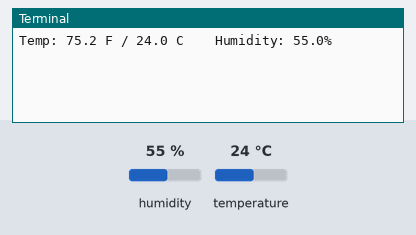
Bench run of a program on a simulated Raspberry Pi (BCM pin numbers). Shown: the last lines printed to the terminal. The test bench sets the inputs (shaded band); at power-on: humidity 55 %, temperature 24 °C.

Above: at 1.2 s.
1.3 s: humidity set to 22 %
At 3.2 s:
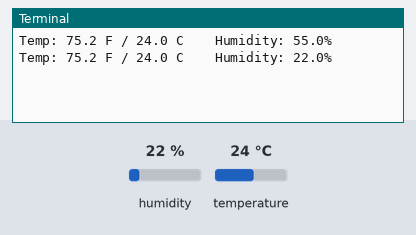
4.3 s: temperature set to 12 °C
At 5.6 s:
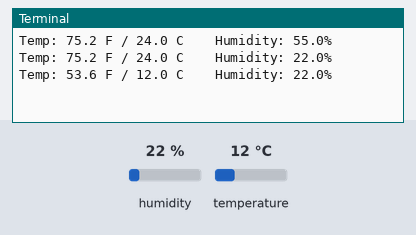
7.3 s: humidity set to 40 %
At 10.4 s:
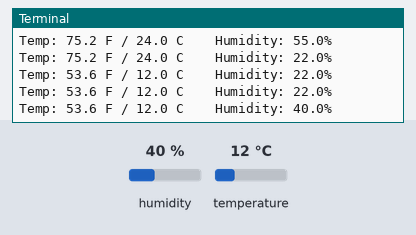
Timing chart, 0 to 11.9 s (numbered marks = the images above; inputs shaded):
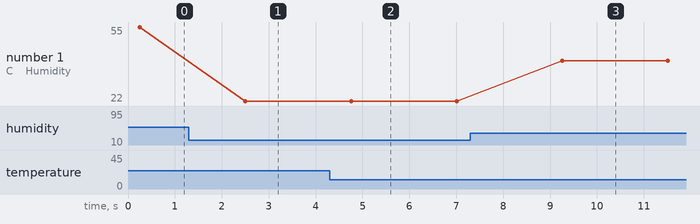

Measured:
- after the input at 1.3 s, the terminal: prints a new line after 1.2 s (image 1)
- after the input at 4.3 s, the terminal: prints a new line after 0.46 s (image 2)
- after the input at 7.3 s, the terminal: prints a new line after 2.0 s (image 3)
- plotted number 1: 55 → 22 after the input at 1.3 s, 22 → 40 after the input at 7.3 s

The program:

dht_simpletest.py
```python
import time
import board
import adafruit_dht

# Initial the dht device, with data pin connected to:
dhtDevice = adafruit_dht.DHT22(board.D12)

while True:
    try:
        # Print the values to the serial port
        temperature_c = dhtDevice.temperature
        temperature_f = temperature_c * (9 / 5) + 32
        humidity = dhtDevice.humidity
        print(
            "Temp: {:.1f} F / {:.1f} C    Humidity: {}% ".format(
                temperature_f, temperature_c, humidity
            )
        )

    except RuntimeError as error:
        # Errors happen fairly often, DHT's are hard to read, just keep going
        print(error.args[0])

    time.sleep(2.0)
```
